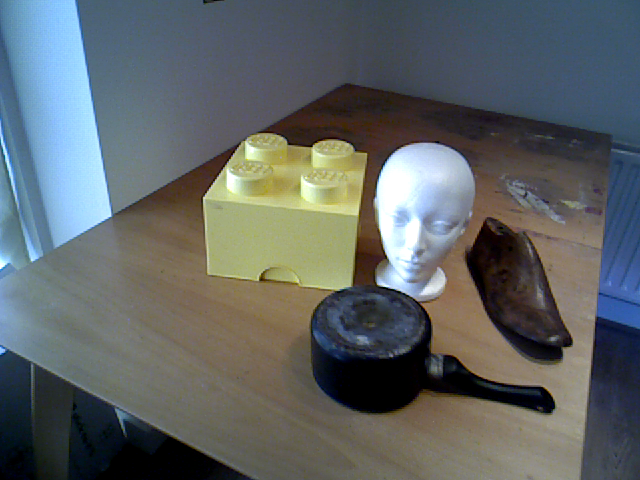
#> input picture examples/sample_data/image.png, 640 x 480 px
$ python quickstart.py   (older library calls are emulated)
#> lines starting #> are read from the running program, lines starting #| are printed output that depends on the picture; long printed decimals are rounded
### pictureframe/core.py
from collections import OrderedDict
import sys

import matplotlib.pyplot as plt
import numpy as np
from scipy.ndimage import interpolation


class PictureFrame(object):
    """
    Lightweight wrapper for a dictionary of NumPy arrays with shape
    constraints and additional convenience functions for joint
    indexing and resizing.  Contains named data arrays which
    must be of at least `fixed_dim` dimensions and whose first
    `fixed_dim` dimensions must match.

    Parameters
    ----------
    data : dict, optional
        Input data
    fixed_dim : int, optional
        Number of fixed dimensions shared across all arrays. Default 2.

    Examples
    --------
    >>> data = {'image': np.random.random_sample((640, 480, 3)),
                'mask' = np.random.random_sample((640, 480)) > 0.5}
    >>> pf = PictureFrame(data=data)
    >>> pf2 = pf[:10, 20:30]
    """

    def __init__(self, data=None, fixed_dim=2):

        self._data_shape = None
        self._data = OrderedDict()
        self._fixed_dim = fixed_dim

        if isinstance(data, dict):
            # all members must have the same width and height
            shapes = {d.shape[:fixed_dim] for d in data.values()}

            if len(shapes) > 1:
                raise ValueError('Data shapes do not match')

            self._data_shape = shapes.pop()
            self._data = OrderedDict(data)

        elif data is not None:
            raise ValueError('Data format not understood')

    def __getattr__(self, name):
        """
        Allow for access of named data arrays as attributes
        if the attribute does not exist otherwise.
        """
        try:
            return object.__getattribute__(self, name)
        except AttributeError:
            E, V, T = sys.exc_info()
            try:
                return self._data[name]
            except KeyError:
                pass
            raise E(V)

    def __getitem__(self, args):
        """
        Either access named data array or return a new PictureFrame
        where each data array is indexed with the arguments.
        The new PictureFrame may have a different shape and number of
        fixed dimensions, depending on the indexing operation.
        """

        if isinstance(args, str):
            return self._data[args]

        else:
            data = OrderedDict()
            fixed_dim = None

            for k, v in self._data.items():
                subarray = v.__getitem__(args)
                data[k] = subarray
                # after indexing the first array, work out the number
                # of fixed dimensions for the new PictureFrame
                if fixed_dim is None:
                    fixed_dim = self._fixed_dim + subarray.ndim - v.ndim

            return PictureFrame(data, fixed_dim=fixed_dim)

    def __setitem__(self, args, values):
        """
        Either set named data array or set the values of each data array
        with the supplied PictureFrame
        """
        if isinstance(args, str):
            return self._add_array(args, values)

        elif isinstance(values, PictureFrame):
            for k, v in self._data.items():
                v[args] = values[k]
        else:
            raise ValueError('Value type not understood')

    def _add_array(self, name, value):

        if self._data_shape is None:
            self._fixed_dim = 2  # TODO
            self._data_shape = value.shape[:self._fixed_dim]
        elif value.shape[:self._fixed_dim] != self._data_shape:
            raise ValueError('Data shape does not match')
        self._data[name] = value

    def __repr__(self):

        lines = []
        lines.append('PictureFrame. shape {}'.format(self._data_shape))
        lines.append('-' * len(lines[0]))
        for k, v in self._data.items():
            if v.size <= 3:
                lines.append('{} {}'.format(k, v))
            else:
                lines.append('{} {} {}'.format(k, v.shape, v.dtype))
        return '\n'.join(lines)

    def zoom(self, zoom, orders=None):
        """
        Rescale all data arrays along constrained axes
        Default to bilinear interpolation for float arrays
        and nearest neighbour for int arrays

        Parameters
        ----------
        zoom : float
            Scale factor.
        orders : dict, optional
            Override default order of interpolation for member arrays.
            Format is {'name': order}, where order is an integer.

        Returns
        -------
        scaled : PictureFrame
        """

        # zoom only base dimensions
        zoom_base = (zoom,) * self._fixed_dim

        if orders is None:
            orders = {}

        data = OrderedDict()

        for k, v in self._data.items():

            if k in orders:
                order = orders[k]
            elif issubclass(v.dtype.type, np.integer):
                order = 0
            elif v.dtype == np.bool:
                order = 0
            else:
                order = 2

            # maintain scale for remaining dimensions
            zoom = zoom_base + (1,) * (v.ndim - self._fixed_dim)
            data[k] = interpolation.zoom(v, order=order, zoom=zoom)

        return PictureFrame(data, fixed_dim=self._fixed_dim)

    def groupby(self, by, yield_label=True):
        """
        Group PictureFrame by data array name or by array of labels.

        Parameters
        ----------
        by : string or ndarray
            Name of data array or array of label values.
        yield_label : bool, optional
            Returns label value and PictureFrame tuple if True,
            otherwise just the indexed PictureFrame

        Returns
        -------
        it : generator of PictureFrame or (label, PictureFrame)
        """

        # can either use a data array by name or use a supplied label array
        if isinstance(by, str):
            labels = self.__getitem__(by)
        else:
            if by.ndim != self._fixed_dim:
                raise ValueError('Invalid dimensions for label array')
            if by.shape != self._data_shape:
                raise ValueError('Invalid shape for label array')
            labels = by

        for label in np.unique(labels):
            sub_pf = self.__getitem__(labels == label)
            if yield_label:
                yield label, sub_pf
            else:
                yield sub_pf

    def browse(self):
        """
        Debug method for interactive viewing of PictureFrame data.
        """
        if not self._fixed_dim == 2:
            raise NotImplementedError('Browsing only supported for image data')
        plt.ion()
        for k, v in self._data.items():
            plt.clf()
            if v.ndim == 2:
                plt.imshow(v, cmap='Greys_r')
            else:
                try:
                    plt.imshow(v)
                except TypeError:
                    pass
            plt.title(k)
            plt.waitforbuttonpress()
        plt.close()
        plt.ioff()

### examples/quickstart.py
import numpy as np
from numpy.random import random_sample
from skimage import img_as_float
from skimage.io import imread

from pictureframe import PictureFrame

image = img_as_float(imread('sample_data/image.png'))
depth = img_as_float(imread('sample_data/depth.png'))
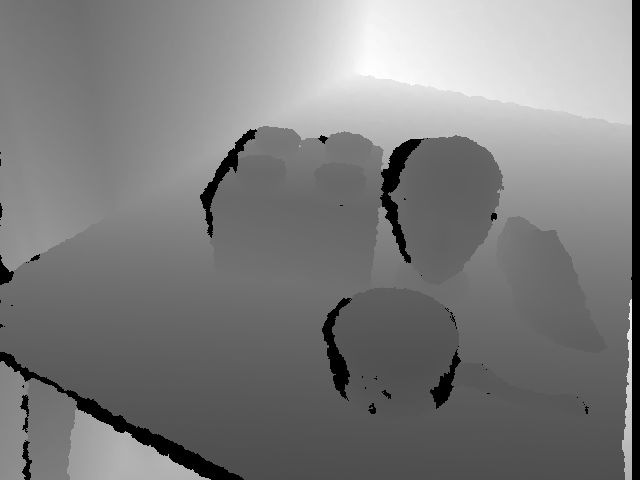
#> input picture examples/sample_data/depth.png, 640 x 480 px
#> depth: shape (480, 640) float64; min 0, max 1, mean 0.491

# CONSTRUCTORS

# dict of array name to array
pf = PictureFrame({"image": image, "depth": depth})
#> in __init__, `shapes = {d.shape[:fixed_dim] for d in data.values()}`: shapes = 1 item
#> in __init__, `self._data_shape = shapes.pop()`: self._data_shape = (480, 640)
#> in __init__, `self._data = OrderedDict(data)`: self._data = 2 items

# quick look at the the data
print(pf)
#> the loop in __repr__, `for k, v in self._data.items():` made 2 passes
#> k on passes 1 to 2: 'image', 'depth'
#> after the loop in __repr__, `for k, v in self._data.items():`: lines = ['PictureFrame. shape (480, 640)', '------------------------------', 'image (480, 640, 3) float64', 'depth (480, 640) float64']
#| PictureFrame. shape (480, 640)
#| ------------------------------
#| image (480, 640, 3) float64
#| depth (480, 640) float64

# INDEXING

# we pass the indexing arguments down to numpy, so everything
# works as you would expect (apart from maybe broadcasting)

# slicing returns a new PictureFrame with views of original data
print(pf[30:, 80:220])
#> in __getitem__, `data = OrderedDict()`: data = 0 items
#> the loop in __getitem__, `for k, v in self._data.items():` made 2 passes
#> k on pass 1: 'image'
#> pass 1, in __getitem__, `subarray = v.__getitem__(args)`:
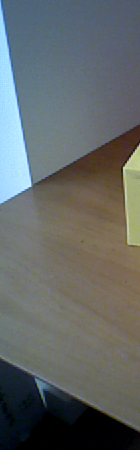
#> subarray: shape (450, 140, 3) float64; mean R, G, B 0.383, 0.404, 0.402
#> pass 2, in __getitem__, `subarray = v.__getitem__(args)`:
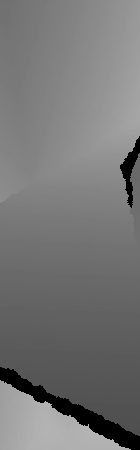
#> subarray: shape (450, 140) float64; min 0, max 0.714, mean 0.46
#> after the loop in __getitem__, `for k, v in self._data.items():`: data = 2 items; fixed_dim = 2
#> the loop in __repr__ (call 2), `for k, v in self._data.items():` made 2 passes
#| PictureFrame. shape (450, 140)
#| ------------------------------
#| image (450, 140, 3) float64
#| depth (450, 140) float64

# cartesian indexing returns a new PictureFrame with copies of the data
# note the new shape
print(pf[[1, 3, 4], [40, 10, 11]])
#> the loop in __getitem__ (call 2), `for k, v in self._data.items():` made 2 passes
#> k on pass 1: 'image'
#> (k, subarray) on pass 2: ('depth', [0.439, 0.459, 0.459])
#| PictureFrame. shape (3,)
#| ------------------------
#| image (3, 3) float64
#| depth [0.4392 0.4588 0.4588]

# boolean or mask indexing works fine too
mask = np.random.random_sample(depth.shape) > 0.5
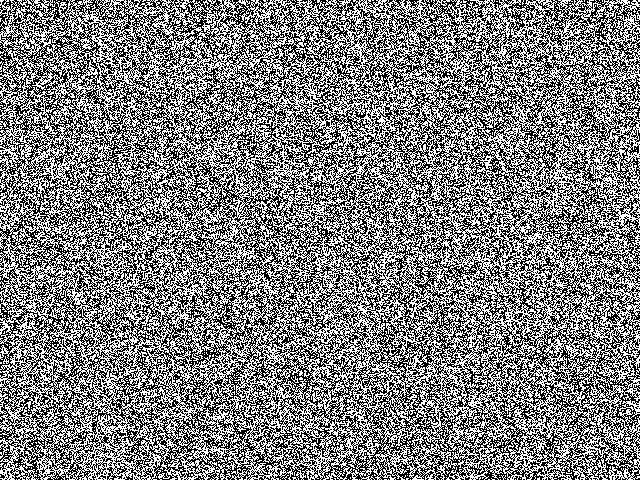
#> mask: shape (480, 640) bool; 50% white; black in thin lines or dots
print(pf[mask])
#| PictureFrame. shape (153725,)
#| -----------------------------
#| image (153725, 3) float64
#| depth (153725,) float64

# CONVENIENCE FUNCTIONS

# zoom function returns a new PictureFrame with resized data arrays
# order of interpolation is by default 2 for float arrays and 0 for
# integer arrays, but this can be overridden
print(pf.zoom(0.5))
#> in zoom, `zoom_base = (zoom,) * self._fixed_dim`: zoom_base = (0.5, 0.5)
#> the loop in zoom, `for k, v in self._data.items(): ` made 2 passes
#> (k, order) on passes 1 to 2: ('image', 2), ('depth', 2)
#> after the loop in zoom, `for k, v in self._data.items():`: data = 2 items
#| PictureFrame. shape (240, 320)
#| ------------------------------
#| image (240, 320, 3) float64
#| depth (240, 320) float64

# pandas/SQL-like groupby function iterates over sub-PictureFrames
# corresponding to each label value
# here we use an "external" array...
labels = imread('sample_data/labels.png')
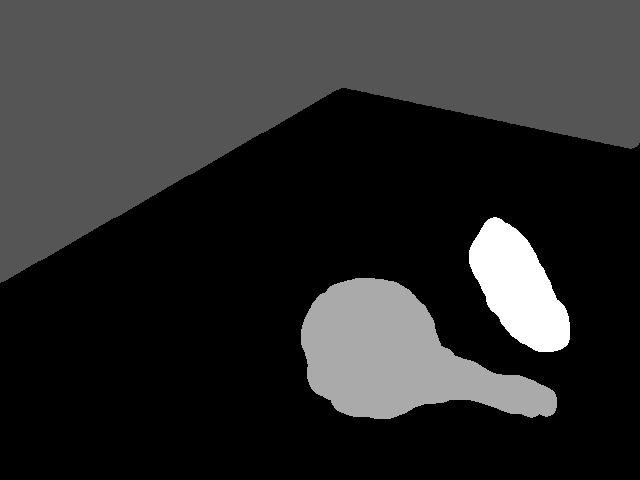
#> input picture examples/sample_data/labels.png, 640 x 480 px
#> labels is the input picture: shape (480, 640); min 0, max 3, mean 0.534

for label, pf_group in pf.groupby(labels):
    print(label, pf_group)
#> this loop made 4 passes
#> (printed output is left out)

# however we can add it to the PictureFrame
pf['labels'] = labels

# and group by the name of the array
for k, pf_group in pf.groupby('labels'):
    print(k, pf_group)

# browse function lets you see all array data with matplotlib
pf.browse()
#> the loop in browse, `for k, v in self._data.items():` made 3 passes

# ASSIGNMENT

indices = np.array([10, 7, 3, 0, 12])

# copy some data to a new PictureFrame and alter the values
other_pf = pf[indices]
other_pf['image'] = random_sample(other_pf.image.shape)

# assignment of values between corresponding arrays handled internally
pf[indices] = other_pf
